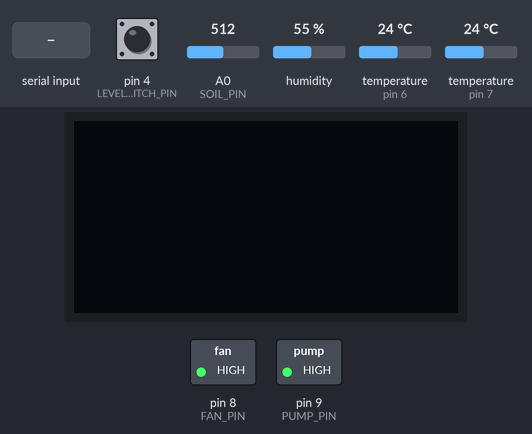
Recording of a sketch running on a simulated Arduino Uno, built with avr-gcc and run on an emulated ATmega328P. Parts: 128×64 one-colour display, switched loads named in the sketch (green lamp = pin HIGH). The test bench sets the inputs (shaded band); at power-on: pin 4 (LEVEL_SWITCH_PIN) HIGH, humidity 55 %, A0 (SOIL_PIN) = 512, temperature (sensors on pin 6, pin 7) 24 °C. What the sketch prints to the serial monitor is not drawn.

Above: at 1.2 s.
1.3 s: "fan on\n" received over Serial
At 5.8 s:
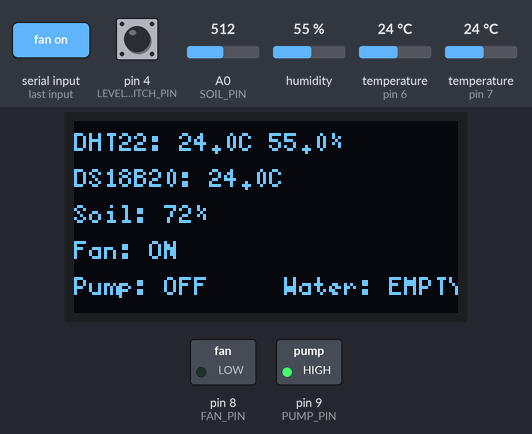
6.4 s: pin 4 (LEVEL_SWITCH_PIN) pulled LOW for 3.2 s
At 9.1 s:
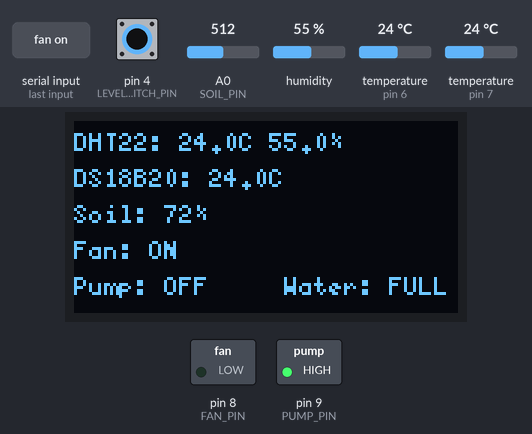
13.3 s: "pump on\n" received over Serial
At 14.2 s:
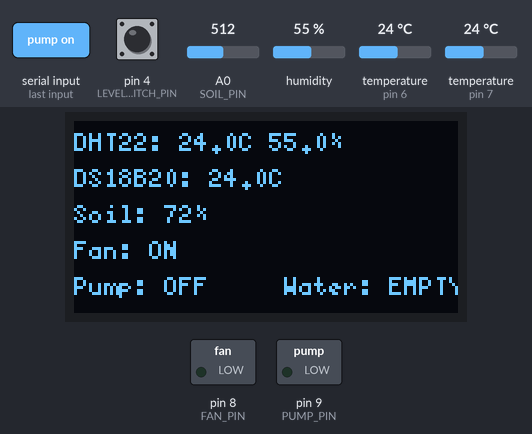
16.7 s: "fan off\n" received over Serial
At 19.3 s:
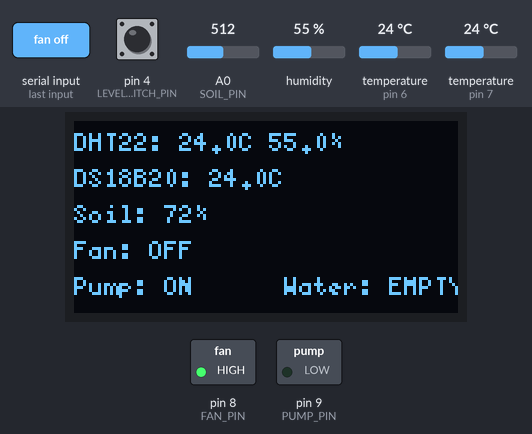
20.2 s: humidity set to 22 %
At 23.2 s:
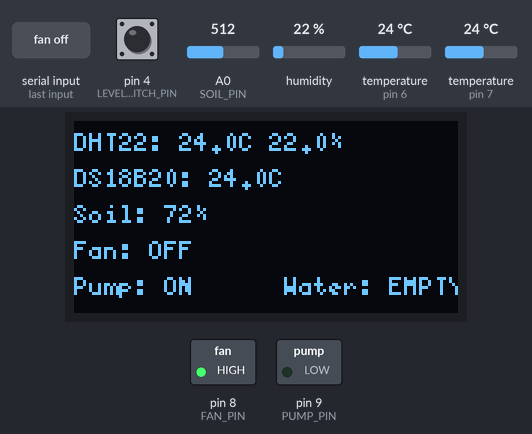
23.6 s: "pump off\n" received over Serial
At 26.8 s:
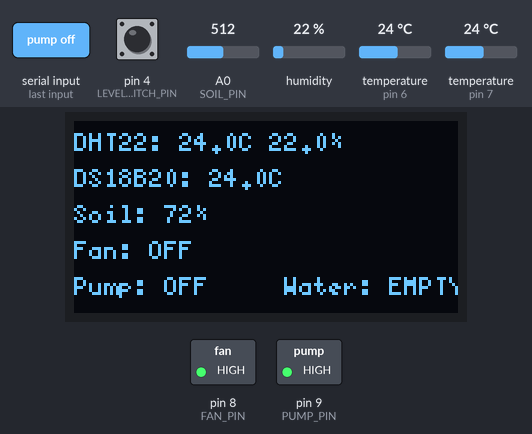
Timing chart, 0 to 28.0 s (numbered marks = the images above; inputs shaded):
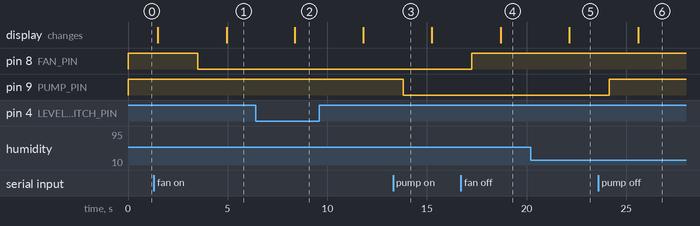

Measured:
- after the input at 1.3 s, pin 8 (FAN_PIN): HIGH → LOW after 2.2 s; the display: first differs from a run without the input after 3.7 s (image 1)
- after the input at 6.4 s, the display: changes after 2.0 s (image 2)
- after the input at 13.3 s, pin 9 (PUMP_PIN): HIGH → LOW after 0.51 s
- after the input at 16.7 s, pin 8 (FAN_PIN): LOW → HIGH after 0.55 s; the display: changes after 2.0 s (image 4)
- after the input at 20.2 s, the display: changes after 1.9 s (image 5)
- after the input at 23.6 s, pin 9 (PUMP_PIN): LOW → HIGH after 0.54 s; the display: changes after 2.0 s (image 6)

The sketch:

sensor_read.ino
```cpp
#include <Wire.h>
#include <U8g2lib.h>
#include "DHT.h"
#include <OneWire.h>
#include <DallasTemperature.h>
#include <SoftwareSerial.h>

// ----------------- Display (SH1106 I2C) -----------------
U8G2_SH1106_128X64_NONAME_1_HW_I2C u8g2(U8G2_R0, /* reset=*/ U8X8_PIN_NONE);

// ----------------- DHT22 -----------------
#define DHTPIN 7              // <- moved to D7
#define DHTTYPE DHT22
DHT dht(DHTPIN, DHTTYPE);

// ----------------- Soil Moisture -----------------
#define SOIL_PIN A0

// ----------------- DS18B20 -----------------
#define ONE_WIRE_BUS 6        // <- moved to D6
OneWire oneWire(ONE_WIRE_BUS);
DallasTemperature sensors(&oneWire);
DeviceAddress sensorAddress;

// ----------------- Relays (active LOW) -----------------
#define FAN_PIN 8             // Fan on D8
#define PUMP_PIN 9            // Pump on D3

// ----------------- Water Level Switch -----------------
#define LEVEL_SWITCH_PIN 4    // float/level switch on D4 (INPUT_PULLUP)

// ----------------- Bluetooth (HC-05) -----------------
#define BT_RX 10
#define BT_TX 11
SoftwareSerial BTSerial(BT_RX, BT_TX);

void setup() {
  Serial.begin(9600);
  BTSerial.begin(9600);

  pinMode(FAN_PIN, OUTPUT);
  pinMode(PUMP_PIN, OUTPUT);

  // Set relays OFF initially (active LOW logic)
  digitalWrite(FAN_PIN, HIGH);
  digitalWrite(PUMP_PIN, HIGH);

  // Level switch input (to GND when closed)
  pinMode(LEVEL_SWITCH_PIN, INPUT_PULLUP);

  dht.begin();
  sensors.begin();
  if (sensors.getDeviceCount() > 0 && sensors.getAddress(sensorAddress, 0)) {
    sensors.setResolution(sensorAddress, 12);
  }

  u8g2.begin();
}

void loop() {
  handleSerialCommands();  // check Serial input

  float humidity = dht.readHumidity();
  float tempDHT = dht.readTemperature();

  sensors.requestTemperatures();
  float tempDS = sensors.getTempCByIndex(0);

  int soilRaw = analogRead(SOIL_PIN);
  // Adjust these bounds after calibrating your sensor in air/water
  int soilPercent = map(soilRaw, 800, 400, 0, 100);
  soilPercent = constrain(soilPercent, 0, 100);

  // Relay states (active LOW)
  String fanState  = (digitalRead(FAN_PIN)  == LOW) ? "ON" : "OFF";
  String pumpState = (digitalRead(PUMP_PIN) == LOW) ? "ON" : "OFF";

  // Water level state (LOW means switch closed to GND)
  String waterState = (digitalRead(LEVEL_SWITCH_PIN) == LOW) ? "FULL" : "EMPTY";

  // --------- Print to Serial and Bluetooth ----------
  Serial.print("DHT22 T: "); Serial.print(tempDHT); Serial.print(" H: "); Serial.println(humidity);
  Serial.print("DS18B20 T: "); Serial.println(tempDS);
  Serial.print("Soil: "); Serial.println(soilPercent);
  Serial.print("Fan: "); Serial.print(fanState); Serial.print(" Pump: "); Serial.println(pumpState);
  Serial.print("Water Level: "); Serial.println(waterState);

  BTSerial.print("DHT22 T: "); BTSerial.print(tempDHT); BTSerial.print(" H: "); BTSerial.println(humidity);
  BTSerial.print("DS18B20 T: "); BTSerial.println(tempDS);
  BTSerial.print("Soil: "); BTSerial.println(soilPercent);
  BTSerial.print("Fan: "); BTSerial.print(fanState); BTSerial.print(" Pump: "); BTSerial.println(pumpState);
  BTSerial.print("Water Level: "); BTSerial.println(waterState);

  // ----------------- Draw on OLED -----------------
  u8g2.firstPage();
  do {
    u8g2.setFont(u8g2_font_5x8_tr);

    u8g2.setCursor(0, 10);
    u8g2.print("DHT22: ");
    if (!isnan(tempDHT) && !isnan(humidity)) {
      u8g2.print(tempDHT, 1); u8g2.print("C ");
      u8g2.print(humidity, 1); u8g2.print("%");
    } else {
      u8g2.print("Err");
    }

    u8g2.setCursor(0, 22);
    u8g2.print("DS18B20: ");
    if (tempDS != DEVICE_DISCONNECTED_C) {
      u8g2.print(tempDS, 1); u8g2.print("C");
    } else {
      u8g2.print("Err");
    }

    u8g2.setCursor(0, 34);
    u8g2.print("Soil: "); u8g2.print(soilPercent); u8g2.print("%");

    u8g2.setCursor(0, 46);
    u8g2.print("Fan: "); u8g2.print(fanState);

    u8g2.setCursor(0, 58);
    u8g2.print("Pump: "); u8g2.print(pumpState);

    // Water Level line
    u8g2.setCursor(70, 58);
    u8g2.print("Water: "); u8g2.print(waterState);

  } while (u8g2.nextPage());

  delay(2000);
}

// ================= Serial Command Handler =================
void handleSerialCommands() {
  if (Serial.available() > 0) {
    String command = Serial.readStringUntil('\n');
    command.trim();
    command.toLowerCase();

    if (command == "fan on") {
      digitalWrite(FAN_PIN, LOW);   // active LOW = ON
      Serial.println("Fan turned ON");
      BTSerial.println("Fan turned ON");
    } else if (command == "fan off") {
      digitalWrite(FAN_PIN, HIGH);  // active LOW = OFF
      Serial.println("Fan turned OFF");
      BTSerial.println("Fan turned OFF");
    } else if (command == "pump on") {
      digitalWrite(PUMP_PIN, LOW);  // active LOW = ON
      Serial.println("Pump turned ON");
      BTSerial.println("Pump turned ON");
    } else if (command == "pump off") {
      digitalWrite(PUMP_PIN, HIGH); // active LOW = OFF
      Serial.println("Pump turned OFF");
      BTSerial.println("Pump turned OFF");
    } else {
      Serial.println("Unknown command. Use: fan on/off, pump on/off");
      BTSerial.println("Unknown command. Use: fan on/off, pump on/off");
    }
  }
}
```
